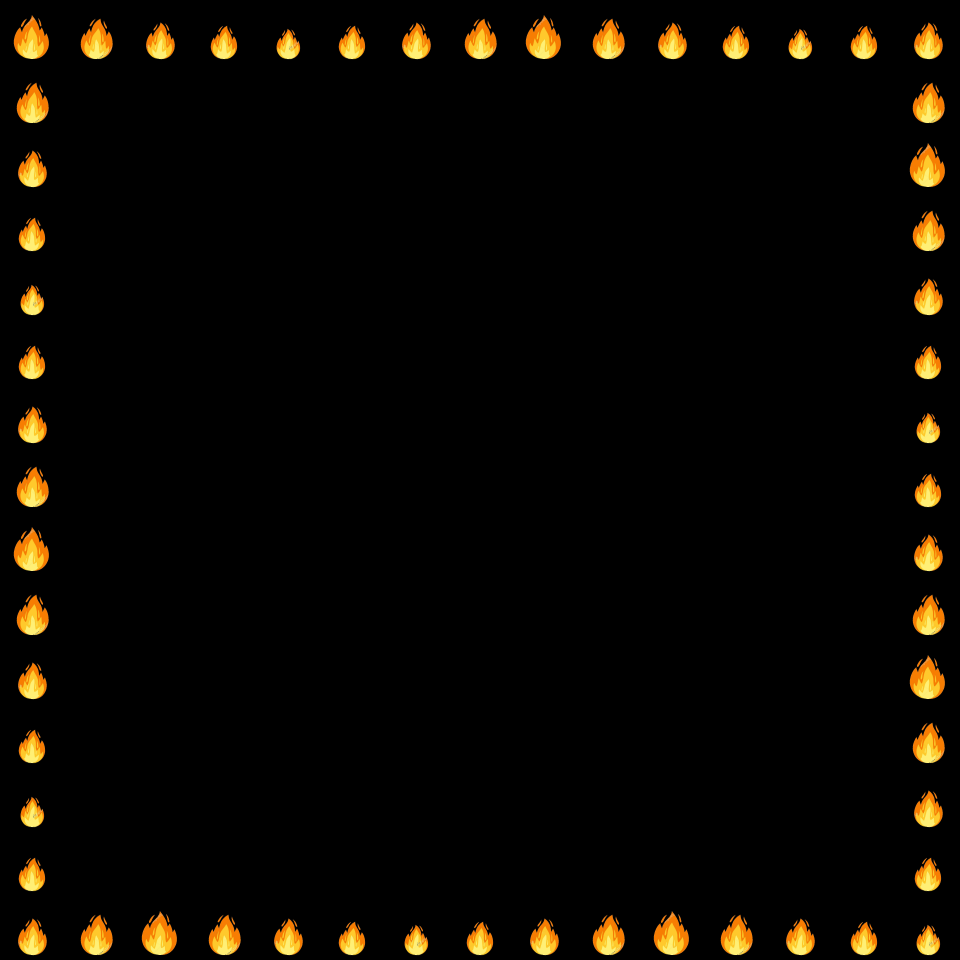

Rendered tile map (Tiled .tmx) drawn with the repository's tilesets; below, a short description and the full map source, tile grids included:
An orthogonal 15x15 tile map with 64x64 px tiles, 2 tile layers (Tile Layer 1, Tile Layer 2).

<map version="1.10" tiledversion="1.10.2" orientation="orthogonal" renderorder="right-down" width="15" height="15" tilewidth="64" tileheight="64" infinite="0" nextlayerid="3" nextobjectid="1">
 <tileset firstgid="1" name="Level3" tilewidth="64" tileheight="64" tilecount="6" columns="0">
  <grid orientation="orthogonal" width="1" height="1" />
  <tile id="0">
   <image width="64" height="64" source="base_tile.png" />
  </tile>
  <tile id="1">
   <image width="64" height="64" source="fire8.png" />
  </tile>
  <tile id="2">
   <image width="64" height="64" source="fire7.png" />
  </tile>
  <tile id="3">
   <image width="64" height="64" source="fire6.png" />
  </tile>
  <tile id="4">
   <image width="64" height="64" source="fire5.png" />
  </tile>
  <tile id="5">
   <image width="64" height="64" source="fire4.png" />
  </tile>
 </tileset>
 <layer id="1" name="Tile Layer 1" width="15" height="15">
  <data encoding="csv">
1,1,1,1,1,1,1,1,1,1,1,1,1,1,1,
1,1,1,1,1,1,1,1,1,1,1,1,1,1,1,
1,1,1,1,1,1,1,1,1,1,1,1,1,1,1,
1,1,1,1,1,1,1,1,1,1,1,1,1,1,1,
1,1,1,1,1,1,1,1,1,1,1,1,1,1,1,
1,1,1,1,1,1,1,1,1,1,1,1,1,1,1,
1,1,1,1,1,1,1,1,1,1,1,1,1,1,1,
1,1,1,1,1,1,1,1,1,1,1,1,1,1,1,
1,1,1,1,1,1,1,1,1,1,1,1,1,1,1,
1,1,1,1,1,1,1,1,1,1,1,1,1,1,1,
1,1,1,1,1,1,1,1,1,1,1,1,1,1,1,
1,1,1,1,1,1,1,1,1,1,1,1,1,1,1,
1,1,1,1,1,1,1,1,1,1,1,1,1,1,1,
1,1,1,1,1,1,1,1,1,1,1,1,1,1,1,
1,1,1,1,1,1,1,1,1,1,1,1,1,1,1
</data>
 </layer>
 <layer id="2" name="Tile Layer 2" width="15" height="15">
  <data encoding="csv">
2,3,4,5,6,5,4,3,2,3,4,5,6,5,4,
3,0,0,0,0,0,0,0,0,0,0,0,0,0,3,
4,0,0,0,0,0,0,0,0,0,0,0,0,0,2,
5,0,0,0,0,0,0,0,0,0,0,0,0,0,3,
6,0,0,0,0,0,0,0,0,0,0,0,0,0,4,
5,0,0,0,0,0,0,0,0,0,0,0,0,0,5,
4,0,0,0,0,0,0,0,0,0,0,0,0,0,6,
3,0,0,0,0,0,0,0,0,0,0,0,0,0,5,
2,0,0,0,0,0,0,0,0,0,0,0,0,0,4,
3,0,0,0,0,0,0,0,0,0,0,0,0,0,3,
4,0,0,0,0,0,0,0,0,0,0,0,0,0,2,
5,0,0,0,0,0,0,0,0,0,0,0,0,0,3,
6,0,0,0,0,0,0,0,0,0,0,0,0,0,4,
5,0,0,0,0,0,0,0,0,0,0,0,0,0,5,
4,3,2,3,4,5,6,5,4,3,2,3,4,5,6
</data>
 </layer>
</map>
